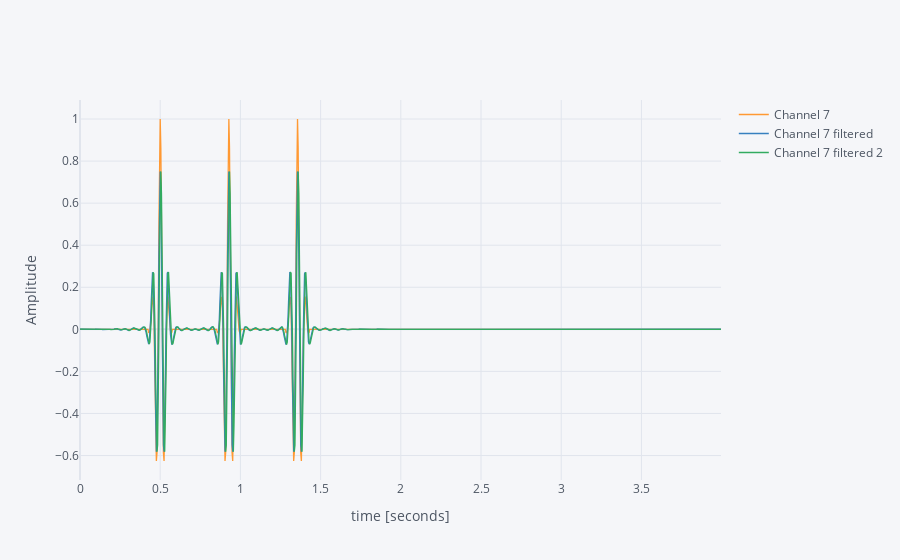

The cell this chart's notebook holds for it:
### Code cell
pd.concat([s, s_filtered, s_filtered2], axis=1).iplot(xTitle=s.index.name, yTitle="Amplitude")

### Figure 1 — Plotly figure (JSON) as saved in the notebook; plotly's stock layout.template omitted (floating-point values rounded to 4 significant figures; data arrays with more than 128 entries replaced by an {"elided": "..."} marker saying what was removed)
{"data": [{"line": {"color": "rgba(255, 153, 51, 1.0)", "dash": "solid", "shape": "linear", "width": 1.3}, "mode": "lines", "name": "Channel 7", "text": "", "type": "scatter", "x": {"elided": "1000 float values"}, "y": {"elided": "1000 float values"}}, {"line": {"color": "rgba(55, 128, 191, 1.0)", "dash": "solid", "shape": "linear", "width": 1.3}, "mode": "lines", "name": "Channel 7 filtered", "text": "", "type": "scatter", "x": {"elided": "1000 float values"}, "y": {"elided": "1000 float values"}}, {"line": {"color": "rgba(50, 171, 96, 1.0)", "dash": "solid", "shape": "linear", "width": 1.3}, "mode": "lines", "name": "Channel 7 filtered 2", "text": "", "type": "scatter", "x": {"elided": "1000 float values"}, "y": {"elided": "1000 float values"}}], "layout": {"legend": {"bgcolor": "#F5F6F9", "font": {"color": "#4D5663"}}, "paper_bgcolor": "#F5F6F9", "plot_bgcolor": "#F5F6F9", "title": {"font": {"color": "#4D5663"}}, "xaxis": {"gridcolor": "#E1E5ED", "showgrid": true, "tickfont": {"color": "#4D5663"}, "title": {"font": {"color": "#4D5663"}, "text": "time [seconds]"}, "zerolinecolor": "#E1E5ED"}, "yaxis": {"gridcolor": "#E1E5ED", "showgrid": true, "tickfont": {"color": "#4D5663"}, "title": {"font": {"color": "#4D5663"}, "text": "Amplitude"}, "zerolinecolor": "#E1E5ED"}}}
